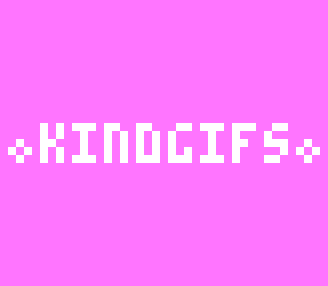

Here is the Python script that generated this plot:
from PIL import Image
import sys
import imageio
import os

height = 10
bgcolour = (255,117,255)
txtcolour = (255,255,255)

y0 = 2

row0 = {'a':[txtcolour,txtcolour,txtcolour],'b':[txtcolour,txtcolour,txtcolour],'c':[bgcolour,txtcolour,txtcolour],'d':[txtcolour,txtcolour,bgcolour],'e':[txtcolour,txtcolour,txtcolour],'f':[txtcolour,txtcolour,txtcolour],'g':[bgcolour,txtcolour,txtcolour],'h':[txtcolour,bgcolour,txtcolour],'i':[txtcolour,txtcolour,txtcolour],'j':[txtcolour,txtcolour,txtcolour],'k':[txtcolour,bgcolour,txtcolour],'l':[txtcolour,bgcolour,bgcolour],'m':[txtcolour,txtcolour,txtcolour],'n':[txtcolour,txtcolour,bgcolour],'o':[bgcolour,txtcolour,txtcolour],'p':[txtcolour,txtcolour,txtcolour],'q':[bgcolour,txtcolour,bgcolour],'r':[txtcolour,txtcolour,txtcolour],'s':[bgcolour,txtcolour,txtcolour],'t':[txtcolour,txtcolour,txtcolour],'u':[txtcolour,bgcolour,txtcolour],'v':[txtcolour,bgcolour,txtcolour],'w':[txtcolour,bgcolour,txtcolour],'x':[txtcolour,bgcolour,txtcolour],'y':[txtcolour,bgcolour,txtcolour],'z':[txtcolour,txtcolour,txtcolour],' ':[bgcolour,bgcolour,bgcolour]}

row1 = {'a':[txtcolour,bgcolour,txtcolour],'b':[txtcolour,bgcolour,txtcolour],'c':[txtcolour,bgcolour,bgcolour],'d':[txtcolour,bgcolour,txtcolour],'e':[txtcolour,bgcolour,bgcolour],'f':[txtcolour,bgcolour,bgcolour],'g':[txtcolour,bgcolour,bgcolour],'h':[txtcolour,bgcolour,txtcolour],'i':[bgcolour,txtcolour,bgcolour],'j':[bgcolour,txtcolour,bgcolour],'k':[txtcolour,bgcolour,txtcolour],'l':[txtcolour,bgcolour,bgcolour],'m':[txtcolour,txtcolour,txtcolour],'n':[txtcolour,bgcolour,txtcolour],'o':[txtcolour,bgcolour,txtcolour],'p':[txtcolour,bgcolour,txtcolour],'q':[txtcolour,bgcolour,txtcolour],'r':[txtcolour,bgcolour,txtcolour],'s':[txtcolour,bgcolour,bgcolour],'t':[bgcolour,txtcolour,bgcolour],'u':[txtcolour,bgcolour,txtcolour],'v':[txtcolour,bgcolour,txtcolour],'w':[txtcolour,bgcolour,txtcolour],'x':[txtcolour,bgcolour,txtcolour],'y':[txtcolour,bgcolour,txtcolour],'z':[bgcolour,bgcolour,txtcolour],' ':[bgcolour,bgcolour,bgcolour]}

row2 = {'a':[txtcolour,txtcolour,txtcolour],'b':[txtcolour,txtcolour,bgcolour],'c':[txtcolour,bgcolour,bgcolour],'d':[txtcolour,bgcolour,txtcolour],'e':[txtcolour,txtcolour,bgcolour],'f':[txtcolour,txtcolour,bgcolour],'g':[txtcolour,bgcolour,bgcolour],'h':[txtcolour,txtcolour,txtcolour],'i':[bgcolour,txtcolour,bgcolour],'j':[bgcolour,txtcolour,bgcolour],'k':[txtcolour,txtcolour,bgcolour],'l':[txtcolour,bgcolour,bgcolour],'m':[txtcolour,bgcolour,txtcolour],'n':[txtcolour,bgcolour,txtcolour],'o':[txtcolour,bgcolour,txtcolour],'p':[txtcolour,txtcolour,txtcolour],'q':[txtcolour,bgcolour,txtcolour],'r':[txtcolour,txtcolour,bgcolour],'s':[txtcolour,txtcolour,txtcolour],'t':[bgcolour,txtcolour,bgcolour],'u':[txtcolour,bgcolour,txtcolour],'v':[txtcolour,bgcolour,txtcolour],'w':[txtcolour,bgcolour,txtcolour],'x':[bgcolour,txtcolour,bgcolour],'y':[txtcolour,txtcolour,txtcolour],'z':[bgcolour,txtcolour,bgcolour],' ':[bgcolour,bgcolour,bgcolour]}

row3 = {'a':[txtcolour,bgcolour,txtcolour],'b':[txtcolour,bgcolour,txtcolour],'c':[txtcolour,bgcolour,bgcolour],'d':[txtcolour,bgcolour,txtcolour],'e':[txtcolour,bgcolour,bgcolour],'f':[txtcolour,bgcolour,bgcolour],'g':[txtcolour,bgcolour,txtcolour],'h':[txtcolour,bgcolour,txtcolour],'i':[bgcolour,txtcolour,bgcolour],'j':[bgcolour,txtcolour,bgcolour],'k':[txtcolour,bgcolour,txtcolour],'l':[txtcolour,bgcolour,bgcolour],'m':[txtcolour,bgcolour,txtcolour],'n':[txtcolour,bgcolour,txtcolour],'o':[txtcolour,bgcolour,txtcolour],'p':[txtcolour,bgcolour,bgcolour],'q':[txtcolour,txtcolour,bgcolour],'r':[txtcolour,bgcolour,txtcolour],'s':[bgcolour,bgcolour,txtcolour],'t':[bgcolour,txtcolour,bgcolour],'u':[txtcolour,bgcolour,txtcolour],'v':[txtcolour,txtcolour,txtcolour],'w':[txtcolour,txtcolour,txtcolour],'x':[txtcolour,bgcolour,txtcolour],'y':[bgcolour,bgcolour,txtcolour],'z':[txtcolour,bgcolour,bgcolour],' ':[bgcolour,bgcolour,bgcolour]}

row4 = {'a':[txtcolour,bgcolour,txtcolour],'b':[txtcolour,txtcolour,txtcolour],'c':[bgcolour,txtcolour,txtcolour],'d':[txtcolour,txtcolour,txtcolour],'e':[txtcolour,txtcolour,txtcolour],'f':[txtcolour,bgcolour,bgcolour],'g':[txtcolour,txtcolour,txtcolour],'h':[txtcolour,bgcolour,txtcolour],'i':[txtcolour,txtcolour,txtcolour],'j':[txtcolour,txtcolour,bgcolour],'k':[txtcolour,bgcolour,txtcolour],'l':[txtcolour,txtcolour,txtcolour],'m':[txtcolour,bgcolour,txtcolour],'n':[txtcolour,bgcolour,txtcolour],'o':[txtcolour,txtcolour,bgcolour],'p':[txtcolour,bgcolour,bgcolour],'q':[bgcolour,txtcolour,txtcolour],'r':[txtcolour,bgcolour,txtcolour],'s':[txtcolour,txtcolour,bgcolour],'t':[bgcolour,txtcolour,bgcolour],'u':[bgcolour,txtcolour,txtcolour],'v':[bgcolour,txtcolour,bgcolour],'w':[txtcolour,txtcolour,txtcolour],'x':[txtcolour,bgcolour,txtcolour],'y':[txtcolour,txtcolour,txtcolour],'z':[txtcolour,txtcolour,txtcolour],' ':[bgcolour,bgcolour,bgcolour]}

if len(sys.argv) > 1:
  text = ' '.join(sys.argv[1:])
else:
  text = input('Say something! (be kind)\n > ')

text = text.lower()

pixels = []
# Five columns at left
for i in range(height):
  pixels.append([])
  for j in range(5):
    pixels[i].append(bgcolour)

for char in text:
  for i in range(3):
    pixels[0].append(bgcolour)
    pixels[1].append(bgcolour)
    pixels[y0].append(row0[char][i])
    pixels[y0+1].append(row1[char][i])
    pixels[y0+2].append(row2[char][i])
    pixels[y0+3].append(row3[char][i])
    pixels[y0+4].append(row4[char][i])
    pixels[7].append(bgcolour)
    pixels[8].append(bgcolour)
    pixels[9].append(bgcolour)
  for i in range(10):
    pixels[i].append(bgcolour)

for i in range(height):
  pixels.append([])
  for j in range(4):
    pixels[i].append(bgcolour)

pixels[4][2] = txtcolour
pixels[5][1] = txtcolour
pixels[5][3] = txtcolour
pixels[6][2] = txtcolour

pixels[4][-3] = txtcolour
pixels[5][-2] = txtcolour
pixels[5][-4] = txtcolour
pixels[6][-3] = txtcolour

width = len(pixels[0])

# Need to rearrange pixels to be all in one list
pixels_list = []
for i in pixels:
  for j in i:
    pixels_list.append(j)

img = Image.new('RGB',(width,height))
img.putdata(pixels_list)

basewidth = width*8
wpercent = (basewidth/float(img.size[0]))
hsize = int((float(img.size[1])*float(wpercent)))
img = img.resize((basewidth,hsize))#, Image.ANTIALIAS)
img.save('img1_kindgifs.png')


y0 = 3


pixels = []
# Five columns at left
for i in range(height):
  pixels.append([])
  for j in range(5):
    pixels[i].append(bgcolour)

for char in text:
  for i in range(3):
    pixels[0].append(bgcolour)
    pixels[1].append(bgcolour)
    pixels[2].append(bgcolour)
    pixels[y0].append(row0[char][i])
    pixels[y0+1].append(row1[char][i])
    pixels[y0+2].append(row2[char][i])
    pixels[y0+3].append(row3[char][i])
    pixels[y0+4].append(row4[char][i])
    pixels[8].append(bgcolour)
    pixels[9].append(bgcolour)
  for i in range(10):
    pixels[i].append(bgcolour)

for i in range(height):
  pixels.append([])
  for j in range(4):
    pixels[i].append(bgcolour)

pixels[3][2] = txtcolour
pixels[4][1] = txtcolour
pixels[4][3] = txtcolour
pixels[5][2] = txtcolour

pixels[3][-3] = txtcolour
pixels[4][-2] = txtcolour
pixels[4][-4] = txtcolour
pixels[5][-3] = txtcolour

width = len(pixels[0])

# Need to rearrange pixels to be all in one list
pixels_list = []
for i in pixels:
  for j in i:
    pixels_list.append(j)

img = Image.new('RGB',(width,height))
img.putdata(pixels_list)

basewidth = width*8
wpercent = (basewidth/float(img.size[0]))
hsize = int((float(img.size[1])*float(wpercent)))
img = img.resize((basewidth,hsize))#, Image.ANTIALIAS)
img.save('img2_kindgifs.png')

images = [imageio.imread('img1_kindgifs.png'),imageio.imread('img2_kindgifs.png')]
kargs = {'duration':0.5}
text = text.replace(' ','_')
imageio.mimsave(text+'.gif',images,**kargs)
os.remove('img1_kindgifs.png')
os.remove('img2_kindgifs.png')
print('Made your gif! (^-^)')
print(text+'.gif')
